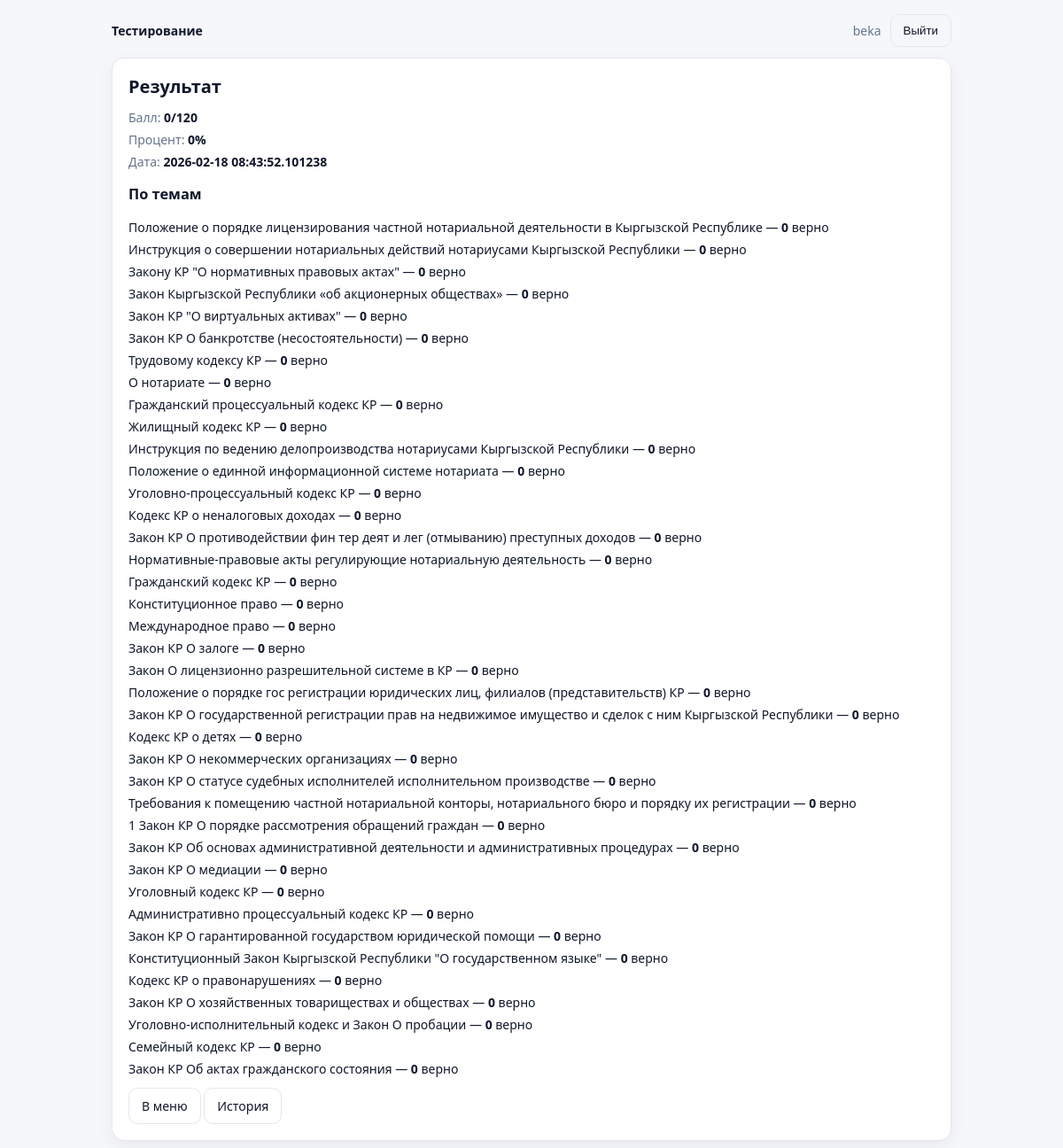
Page /result/2 (signed in) on the committed database.
### models.py (models this page shows)
class User(Base):
    __tablename__ = "users"
    id: Mapped[int] = mapped_column(Integer, primary_key=True)
    username: Mapped[str] = mapped_column(String(64), unique=True, index=True)
    password_hash: Mapped[str] = mapped_column(String(255))
    is_admin: Mapped[bool] = mapped_column(Boolean, default=False)
    attempts = relationship("Attempt", back_populates="user")

class Attempt(Base):
    __tablename__ = "attempts"
    id: Mapped[int] = mapped_column(Integer, primary_key=True)
    user_id: Mapped[int] = mapped_column(ForeignKey("users.id"), index=True)
    timestamp: Mapped[datetime] = mapped_column(DateTime, default=datetime.utcnow)
    total_questions: Mapped[int] = mapped_column(Integer)
    duration_minutes: Mapped[int] = mapped_column(Integer)
    score: Mapped[int] = mapped_column(Integer)
    percent: Mapped[float] = mapped_column(Integer)  # keep simple; can be Float if you want
    user = relationship("User", back_populates="attempts")
    details = relationship("AttemptDetail", back_populates="attempt", cascade="all, delete-orphan")

class Question(Base):
    __tablename__ = "questions"
    id: Mapped[int] = mapped_column(Integer, primary_key=True)   # question_id from JSON
    theme_id: Mapped[int] = mapped_column(Integer, index=True)
    theme_title: Mapped[str] = mapped_column(String(255))
    pick_count: Mapped[int] = mapped_column(Integer)             # internal quota
    qtype: Mapped[str] = mapped_column(String(32))               # single_choice/multiple_choice
    text: Mapped[str] = mapped_column(Text)
    opt0: Mapped[str] = mapped_column(Text)
    opt1: Mapped[str] = mapped_column(Text)
    opt2: Mapped[str] = mapped_column(Text)
    opt3: Mapped[str] = mapped_column(Text)
    correct_json: Mapped[str] = mapped_column(String(32))        # e.g. "[0,2]"

### app.py (the view)
@app.get("/result/{attempt_id}", response_class=HTMLResponse)
def result_page(request: Request, attempt_id: int, db: Session = Depends(get_db)):
    user = get_current_user(request, db)
    if not user:
        return RedirectResponse("/login", status_code=303)
    attempt = db.query(Attempt).filter(Attempt.id == attempt_id, Attempt.user_id == user.id).first()
    if not attempt:
        return RedirectResponse("/dashboard", status_code=303)
    details = db.query(AttemptDetail).filter(AttemptDetail.attempt_id == attempt_id).all()
    theme_titles = {q.theme_id: q.theme_title for q in db.query(Question).all()}
    per = {}
    for d in details:
        tid = d.theme_id
        if tid not in per:
            per[tid] = {"title": theme_titles.get(tid, f"id={tid}"), "correct": 0, "total": 0}
        per[tid]["total"] += 1
        per[tid]["correct"] += (1 if d.is_correct else 0)
    return templates.TemplateResponse("result.html", {"request": request, "user": user, "attempt": attempt, "per": per})

### templates/result.html
{% extends "base.html" %}
{% block content %}
<div class="card">
  <h1>Результат</h1>
  <div class="kv">
    <div><span class="muted">Балл:</span> <b>{{ attempt.score }}/{{ attempt.total_questions }}</b></div>
    <div><span class="muted">Процент:</span> <b>{{ attempt.percent }}%</b></div>
    <div><span class="muted">Дата:</span> <b>{{ attempt.timestamp }}</b></div>
  </div>
  <h3>По темам</h3>
  <div class="kv">
    {% for _, st in per.items() %}
      <div>{{ st.title }} — <b>{{ st.correct }}</b> верно</div>
    {% endfor %}
  </div>
  <a class="btn" href="/dashboard">В меню</a>
  <a class="btn" href="/history">История</a>
</div>
{% endblock %}

### templates/base.html (shortened to what this page needs)
<!doctype html>
<html lang="ru">
<head>
  <link rel="stylesheet" href="/static/app.css" />
</head>
<body>
  <div class="wrap">
    <header class="topbar">
      <div class="brand">Тестирование</div>
      {% if user %}
      <div class="userbar">
        <span class="muted">{{ user.username }}{% if user.is_admin %} (admin){% endif %}</span>
        <form method="post" action="/logout">
          <button class="btn ghost" type="submit">Выйти</button>
        </form>
      </div>
      {% endif %}
    </header>
    <main>
      {% block content %}{% endblock %}
    </main>
  </div>
</body>
</html>

### static/app.css (style rules this page uses)
:root { --bg:#f6f7fb; --card:#fff; --border:#e5e7eb; --text:#0f172a; --muted:#64748b; --accent:#4f46e5; --accent2:#4338ca; --good:#16a34a; --bad:#dc2626; }
* { box-sizing:border-box }
body { margin:0;background:var(--bg);color:var(--text);font:14px "Segoe UI",system-ui,-apple-system,Arial }
.wrap { max-width:980px;margin:0 auto;padding:16px }
.topbar { display:flex;justify-content:space-between;align-items:center;margin-bottom:12px }
.brand { font-weight:800 }
.userbar { display:flex;gap:10px;align-items:center }
.card { background:var(--card); border:1px solid var(--border); border-radius:14px; padding:18px; box-shadow:0 6px 20px rgba(15,23,42,.06); }
h1 { margin:0 0 12px 0;font-size:20px }
.muted { color:var(--muted) }
.btn { display:inline-flex;align-items:center;gap:8px; padding:10px 14px;border:1px solid var(--border); background:#fff;border-radius:10px;cursor:pointer;text-decoration:none;color:var(--text) }
.btn.ghost { background:transparent }
.kv { display:grid;gap:6px;margin:10px 0 12px }

### rows in the picture
User: username "beka"
Attempt: score "0", total_questions "120", percent "0", timestamp "2026-02-18 08:43:52.101238"
Question: title "Положение о порядке лицензирования частной нотариальной деятельности в Кыргызской Республике"
Question: title "Инструкция о совершении нотариальных действий нотариусами Кыргызской Республики"
Question: title "Закону КР \"О нормативных правовых актах\""
Question: title "Закон Кыргызской Республики «об акционерных обществах»"
Question: title "Закон КР \"О виртуальных активах\""
Question: title "Закон КР О банкротстве (несостоятельности)"
Question: title "Трудовому кодексу КР"
Question: title "О нотариате"
Question: title "Гражданский процессуальный кодекс КР"
Question: title "Жилищный кодекс КР"
Question: title "Инструкция по ведению делопроизводства нотариусами Кыргызской Республики"
Question: title "Положение о единной информационной системе нотариата"
Question: title "Уголовно-процессуальный кодекс КР"
Question: title "Кодекс КР о неналоговых доходах"
Question: title "Закон КР О противодействии фин тер деят и лег (отмыванию) преступных доходов"
Question: title "Нормативные-правовые акты регулирующие нотариальную деятельность"
Question: title "Гражданский кодекс КР"
Question: title "Конституционное право"
Question: title "Международное право"
Question: title "Закон КР О залоге"
Question: title "Закон О лицензионно разрешительной системе в КР"
Question: title "Положение о порядке гос регистрации юридических лиц, филиалов (представительств) КР"
Question: title "Закон КР О государственной регистрации прав на недвижимое имущество и сделок с ним Кыргызской Республики"
Question: title "Кодекс КР о детях"
Question: title "Закон КР О некоммерческих организациях"
Question: title "Закон КР О статусе судебных исполнителей исполнительном производстве"
Question: title "Требования к помещению частной нотариальной конторы, нотариального бюро и порядку их регистрации"
Question: title "1 Закон КР О порядке рассмотрения обращений граждан"
Question: title "Закон КР Об основах административной деятельности и административных процедурах"
Question: title "Закон КР О медиации"
Question: title "Уголовный кодекс КР"
Question: title "Административно процессуальный кодекс КР"
Question: title "Закон КР О гарантированной государством юридической помощи"
Question: title "Конституционный Закон Кыргызской Республики \"О государственном языке\""
Question: title "Кодекс КР о правонарушениях"
Question: title "Закон КР О хозяйственных товариществах и обществах"
Question: title "Уголовно-исполнительный кодекс и Закон О пробации"
Question: title "Семейный кодекс КР"
Question: title "Закон КР Об актах гражданского состояния"

### other values in the picture
{{ st.correct }} "0" "0" "0" "0" "0" "0" "0" "0" "0" "0" "0" "0" "0" "0" "0" "0" "0" "0" "0" "0" "0" "0" "0" "0" "0" "0" "0" "0" "0" "0" "0" "0" "0" "0" "0" "0" "0" "0" "0"
